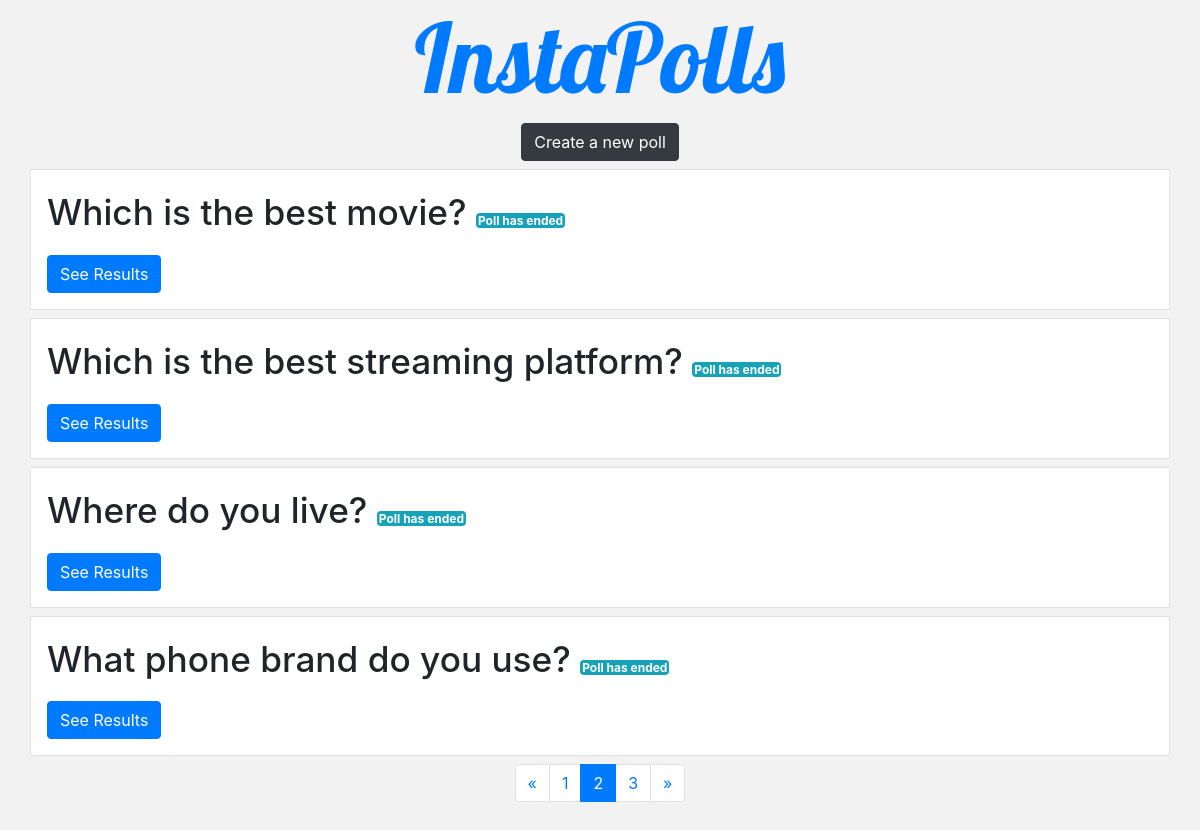
The page /home/?page=2 on the database its author committed.
### Polls/models.py (models this page shows, shortened)
class Question(models.Model):
    question = models.CharField(max_length=300)
    id = models.AutoField(primary_key=True)
    date_published = models.DateTimeField(default=datetime.now)
    expired = models.BooleanField(default=False)
    class Meta:
        ordering = ['-date_published']

### Polls/views.py (the view)
# urls.py: 2. Add a URL to urlpatterns:  path('', views.home, name='home')
def home(request):
    questions = Question.objects.all().order_by('-date_published')
    calculate_time_difference(questions)
    paginator = Paginator(questions,4)
    page = request.GET.get('page')
    questions_list= paginator.get_page(page)
    return render(request,'Polls/home.html',{'questions':questions_list})

### Polls/views.py (called while the page is built)
def calculate_time_difference(questions):
    for i in questions:
        current_time=datetime.now()
        if abs(current_time.hour-i.date_published.hour) == 1:
            if current_time.minute>i.date_published.minute:
                i.expired=True
        elif abs(current_time.hour-i.date_published.hour)>1:
            i.expired = True
        i.save()

### Polls/templates/Polls/home.html (shortened to what this page needs)
{% extends 'Polls/base.html' %}
{% block content %}
    <div class=" d-flex justify-content-center mb-2">
                <a href="{% url 'create-question' %}" class="btn btn-dark">Create a new poll</a>
    </div>
    <div >
        {% for question in questions %}
        <div class="row media media-body-color border p-3 mb-2">
            <div class="col-12">
                <div class="row">
                    <p style="font-size:2.2em;font-weight:500;"  >
                    {{question.question}}
                    {% if  question.expired %}
                    <span class="badge badge-info" style="height:15px;font-size:12px;padding:2px">Poll has ended</span>
                    {% endif %}
                    </p>
                </div>
                <div class="row">
                    <a href="{%url 'results' question.id %}" class="btn btn-primary mr-2">See Results</a>
                </div>
            </div>
        </div>
        {% endfor%}
    </div>
    {% if questions.has_other_pages %}
<div class="d-flex justify-content-center mb-4">
        <nav aria-label="Page navigation example ">
          <ul class="pagination">
            <li class="page-item">
              <a class="page-link" href="?page=1" aria-label="Previous">
                <span aria-hidden="true">&laquo;</span>
              </a>
            </li>
              {% for num in questions.paginator.page_range %}
                {% if questions.number == num %}
                    <li class="page-item active"><a class="page-link" href="?page={{num}}">{{num}}</a></li>
                {% elif num > questions.number|add:'-2' and num < questions.number|add:'2' %}
                    <li class="page-item"><a class="page-link" href="?page={{num}}">{{num}}</a></li>
                {% endif %}
              {% endfor %}
            <li class="page-item">
              <a class="page-link" href="?page={{questions.paginator.num_pages}}" aria-label="Next">
                <span aria-hidden="true">&raquo;</span>
              </a>
            </li>
          </ul>
        </nav>
    {% endif %}
</div>
{% endblock content%}

### Polls/static/Polls/main.css (style rules this page uses)
.media-body-color { background-color: #ffffff; }

### rows shown on the page
Question: question "Which is the best movie?", expired "Poll has ended"
Question: question "Which is the best streaming platform?", expired "Poll has ended"
Question: question "Where do you live?", expired "Poll has ended"
Question: question "What phone brand do you use?", expired "Poll has ended"

### other values the page prints
{{ num }} "1" "3"
{{ num }} "2"
